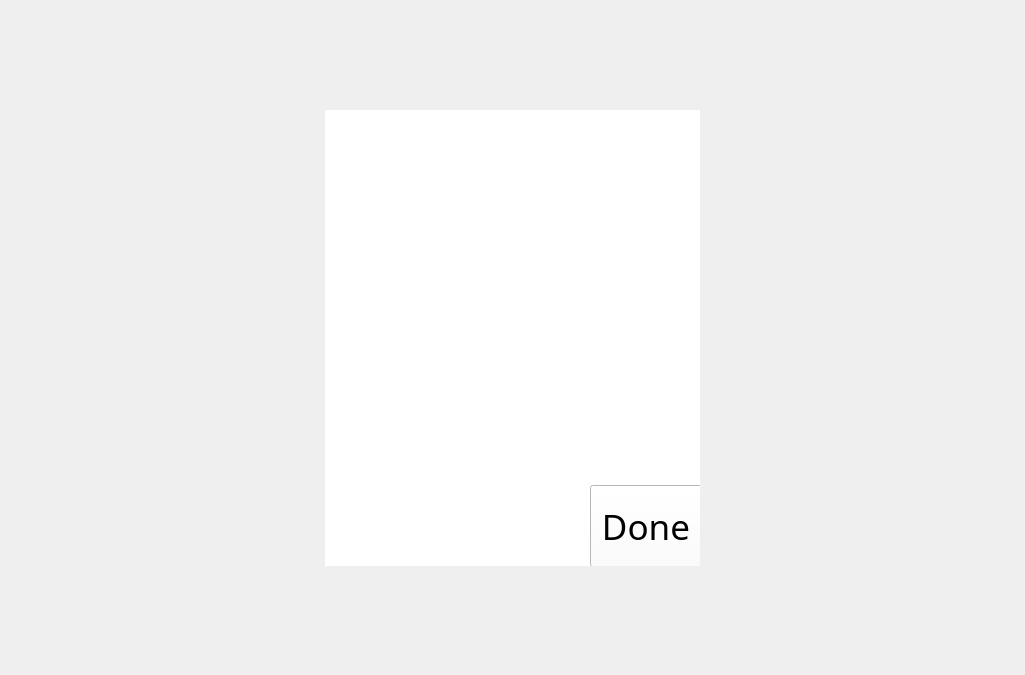
<?xml version="1.0" encoding="UTF-8"?>
<ui version="4.0">
 <class>Parameter_LED8x8_Form</class>
 <widget class="QWidget" name="Parameter_LED8x8_Form">
  <property name="geometry">
   <rect>
    <x>0</x>
    <y>0</y>
    <width>1025</width>
    <height>675</height>
   </rect>
  </property>
  <property name="minimumSize">
   <size>
    <width>1025</width>
    <height>675</height>
   </size>
  </property>
  <property name="windowTitle">
   <string>Form</string>
  </property>
  <property name="styleSheet">
   <string notr="true">QWidget#Parameter_LED8x8_Form
{
	border-image: url(:/resource/images/common/Transparent_Black_70.png);
}</string>
  </property>
  <layout class="QGridLayout" name="gridLayout">
   <item row="0" column="1">
    <spacer name="verticalSpacer">
     <property name="orientation">
      <enum>Qt::Vertical</enum>
     </property>
     <property name="sizeHint" stdset="0">
      <size>
       <width>20</width>
       <height>92</height>
      </size>
     </property>
    </spacer>
   </item>
   <item row="1" column="0">
    <spacer name="horizontalSpacer">
     <property name="orientation">
      <enum>Qt::Horizontal</enum>
     </property>
     <property name="sizeHint" stdset="0">
      <size>
       <width>307</width>
       <height>20</height>
      </size>
     </property>
    </spacer>
   </item>
   <item row="1" column="1">
    <widget class="QWidget" name="widgetBg" native="true">
     <property name="minimumSize">
      <size>
       <width>375</width>
       <height>456</height>
      </size>
     </property>
     <property name="maximumSize">
      <size>
       <width>375</width>
       <height>456</height>
      </size>
     </property>
     <property name="styleSheet">
      <string notr="true">background-color: rgb(255, 255, 255);</string>
     </property>
     <widget class="PushButtonDone" name="pushButton">
      <property name="geometry">
       <rect>
        <x>265</x>
        <y>375</y>
        <width>112</width>
        <height>82</height>
       </rect>
      </property>
      <property name="font">
       <font>
        <family>Nexa Light</family>
        <pointsize>26</pointsize>
        <weight>50</weight>
        <italic>false</italic>
        <bold>false</bold>
       </font>
      </property>
      <property name="styleSheet">
       <string notr="true">QPushButton
{
	border-image: url(:/resource/images/upload_setting/Done.png);
	border-color: rgba(255, 255, 255, 0);
}
QPushButton:hover
{
	border-image: url(:/resource/images/upload_setting/Done_OVER.png);
	border-color: rgba(255, 255, 255, 0);
}</string>
      </property>
      <property name="text">
       <string>Done</string>
      </property>
      <property name="shortcut">
       <string>Ctrl+Return</string>
      </property>
      <property name="default">
       <bool>false</bool>
      </property>
     </widget>
     <widget class="QLabel" name="bgimage">
      <property name="geometry">
       <rect>
        <x>15</x>
        <y>15</y>
        <width>348</width>
        <height>345</height>
       </rect>
      </property>
      <property name="text">
       <string/>
      </property>
      <property name="pixmap">
       <pixmap resource="src.qrc">:/resource/images/parameter_input/LED_Matrix/ParameterSetup_8x8LED_Dark.png</pixmap>
      </property>
     </widget>
    </widget>
   </item>
   <item row="1" column="2">
    <spacer name="horizontalSpacer_2">
     <property name="orientation">
      <enum>Qt::Horizontal</enum>
     </property>
     <property name="sizeHint" stdset="0">
      <size>
       <width>307</width>
       <height>20</height>
      </size>
     </property>
    </spacer>
   </item>
   <item row="2" column="1">
    <spacer name="verticalSpacer_2">
     <property name="orientation">
      <enum>Qt::Vertical</enum>
     </property>
     <property name="sizeHint" stdset="0">
      <size>
       <width>20</width>
       <height>91</height>
      </size>
     </property>
    </spacer>
   </item>
  </layout>
 </widget>
 <customwidgets>
  <customwidget>
   <class>PushButtonDone</class>
   <extends>QPushButton</extends>
   <header>PushButtonDone.h</header>
  </customwidget>
 </customwidgets>
 <tabstops>
  <tabstop>pushButton</tabstop>
 </tabstops>
 <resources>
  <include location="src.qrc"/>
 </resources>
 <connections/>
</ui>
